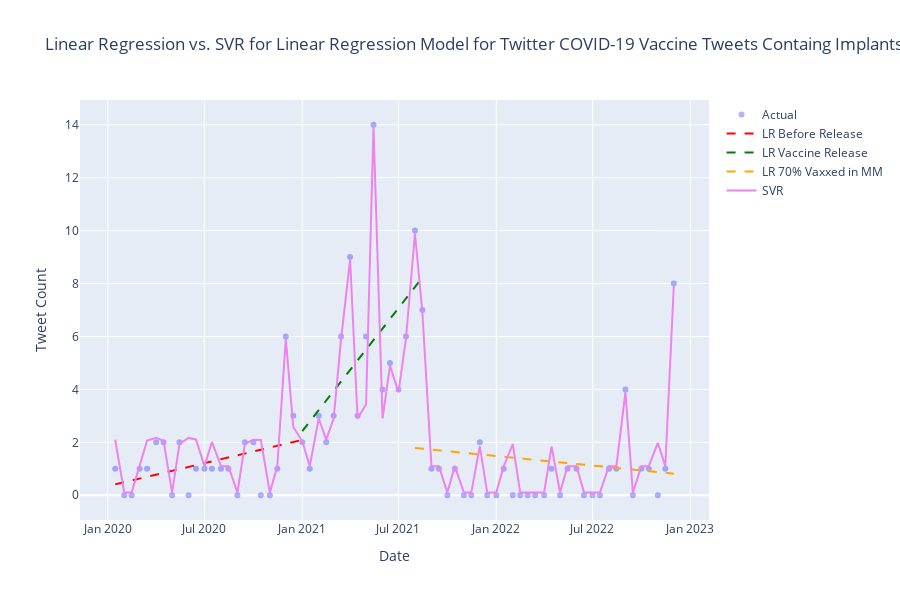

Notebook code for this chart:
### Code cell
data = [scatter_actual, line_regression_b, line_regression_d, line_regression_a, line_svr]

layout = go.Layout(xaxis=dict(title='Date'),
                   yaxis=dict(title='Tweet Count'),
                   title='Linear Regression vs. SVR for Linear Regression Model for Twitter COVID-19 Vaccine Tweets Containg Implants',
                   showlegend=True,
                   height=600)

fig = go.Figure(data=data, layout=layout)
fig.show()
